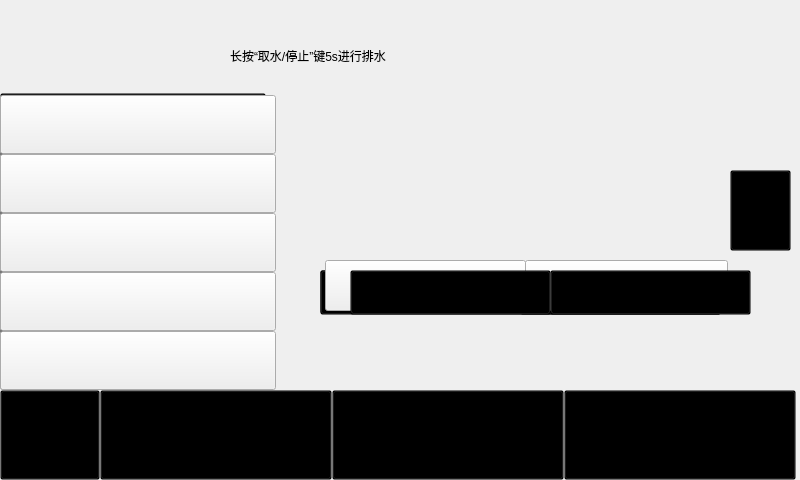
<?xml version="1.0" encoding="UTF-8"?>
<ui version="4.0">
 <class>help</class>
 <widget class="QWidget" name="help">
  <property name="geometry">
   <rect>
    <x>0</x>
    <y>0</y>
    <width>800</width>
    <height>480</height>
   </rect>
  </property>
  <property name="windowTitle">
   <string>window_help</string>
  </property>
  <widget class="QLabel" name="label_bg">
   <property name="geometry">
    <rect>
     <x>0</x>
     <y>0</y>
     <width>800</width>
     <height>390</height>
    </rect>
   </property>
   <property name="styleSheet">
    <string notr="true">border-image: url(:/ui/Ui/help/bg.png);
</string>
   </property>
   <property name="text">
    <string/>
   </property>
  </widget>
  <widget class="QPushButton" name="btn_guide">
   <property name="geometry">
    <rect>
     <x>100</x>
     <y>390</y>
     <width>232</width>
     <height>90</height>
    </rect>
   </property>
   <property name="styleSheet">
    <string notr="true">background-color:transparent</string>
   </property>
   <property name="text">
    <string/>
   </property>
  </widget>
  <widget class="QPushButton" name="btn_home">
   <property name="geometry">
    <rect>
     <x>0</x>
     <y>390</y>
     <width>100</width>
     <height>90</height>
    </rect>
   </property>
   <property name="styleSheet">
    <string notr="true">background-color:transparent</string>
   </property>
   <property name="text">
    <string/>
   </property>
  </widget>
  <widget class="QPushButton" name="btn_fault">
   <property name="geometry">
    <rect>
     <x>332</x>
     <y>390</y>
     <width>232</width>
     <height>90</height>
    </rect>
   </property>
   <property name="styleSheet">
    <string notr="true">background-color:transparent</string>
   </property>
   <property name="text">
    <string/>
   </property>
  </widget>
  <widget class="QPushButton" name="btn_filter">
   <property name="geometry">
    <rect>
     <x>564</x>
     <y>390</y>
     <width>232</width>
     <height>90</height>
    </rect>
   </property>
   <property name="styleSheet">
    <string notr="true">background-color:transparent</string>
   </property>
   <property name="text">
    <string/>
   </property>
  </widget>
  <widget class="QLabel" name="label_home">
   <property name="geometry">
    <rect>
     <x>0</x>
     <y>390</y>
     <width>100</width>
     <height>90</height>
    </rect>
   </property>
   <property name="styleSheet">
    <string notr="true">border-image: url(:/ui/Ui/help/bg.jpg);</string>
   </property>
   <property name="text">
    <string/>
   </property>
  </widget>
  <widget class="QLabel" name="label_guide">
   <property name="geometry">
    <rect>
     <x>100</x>
     <y>390</y>
     <width>232</width>
     <height>90</height>
    </rect>
   </property>
   <property name="styleSheet">
    <string notr="true">border-image: url(:/ui/Ui/help/bg.jpg);</string>
   </property>
   <property name="text">
    <string/>
   </property>
  </widget>
  <widget class="QLabel" name="label_fault">
   <property name="geometry">
    <rect>
     <x>332</x>
     <y>390</y>
     <width>232</width>
     <height>90</height>
    </rect>
   </property>
   <property name="styleSheet">
    <string notr="true">border-image: url(:/ui/Ui/help/bg.jpg);</string>
   </property>
   <property name="text">
    <string/>
   </property>
  </widget>
  <widget class="QLabel" name="label_filter">
   <property name="geometry">
    <rect>
     <x>564</x>
     <y>390</y>
     <width>236</width>
     <height>90</height>
    </rect>
   </property>
   <property name="styleSheet">
    <string notr="true">border-image: url(:/ui/Ui/help/bg.jpg);</string>
   </property>
   <property name="text">
    <string/>
   </property>
  </widget>
  <widget class="QLabel" name="label_home_2">
   <property name="geometry">
    <rect>
     <x>29</x>
     <y>415</y>
     <width>41</width>
     <height>38</height>
    </rect>
   </property>
   <property name="styleSheet">
    <string notr="true">border-image: url(:/ui/Ui/help/1_03.png);</string>
   </property>
   <property name="text">
    <string/>
   </property>
  </widget>
  <widget class="QLabel" name="label_guide_2">
   <property name="geometry">
    <rect>
     <x>153</x>
     <y>420</y>
     <width>125</width>
     <height>29</height>
    </rect>
   </property>
   <property name="styleSheet">
    <string notr="true">border-image: url(:/ui/Ui/help/1_11.png);</string>
   </property>
   <property name="text">
    <string/>
   </property>
  </widget>
  <widget class="QLabel" name="label_fault_2">
   <property name="geometry">
    <rect>
     <x>384</x>
     <y>420</y>
     <width>130</width>
     <height>29</height>
    </rect>
   </property>
   <property name="styleSheet">
    <string notr="true">border-image: url(:/ui/Ui/help/1_06.png);</string>
   </property>
   <property name="text">
    <string/>
   </property>
  </widget>
  <widget class="QLabel" name="label_filter_2">
   <property name="geometry">
    <rect>
     <x>617</x>
     <y>419</y>
     <width>123</width>
     <height>31</height>
    </rect>
   </property>
   <property name="styleSheet">
    <string notr="true">border-image: url(:/ui/Ui/help/1_08.png);</string>
   </property>
   <property name="text">
    <string/>
   </property>
  </widget>
  <widget class="QLabel" name="label_999">
   <property name="geometry">
    <rect>
     <x>0</x>
     <y>213</y>
     <width>276</width>
     <height>59</height>
    </rect>
   </property>
   <property name="styleSheet">
    <string notr="true">background-color:transparent</string>
   </property>
   <property name="text">
    <string/>
   </property>
  </widget>
  <widget class="QPushButton" name="btn_wifi">
   <property name="geometry">
    <rect>
     <x>0</x>
     <y>95</y>
     <width>276</width>
     <height>59</height>
    </rect>
   </property>
   <property name="styleSheet">
    <string notr="true">border-image: url(:/btn/Ui/help/1.png);</string>
   </property>
   <property name="text">
    <string/>
   </property>
  </widget>
  <widget class="QPushButton" name="btn_drain">
   <property name="geometry">
    <rect>
     <x>0</x>
     <y>154</y>
     <width>276</width>
     <height>59</height>
    </rect>
   </property>
   <property name="styleSheet">
    <string notr="true">border-image: url(:/btn/Ui/help/2.png);</string>
   </property>
   <property name="text">
    <string/>
   </property>
  </widget>
  <widget class="QPushButton" name="btn_999">
   <property name="geometry">
    <rect>
     <x>0</x>
     <y>213</y>
     <width>276</width>
     <height>59</height>
    </rect>
   </property>
   <property name="styleSheet">
    <string notr="true">border-image: url(:/btn/Ui/help/3.png);</string>
   </property>
   <property name="text">
    <string/>
   </property>
  </widget>
  <widget class="QPushButton" name="btn_replace">
   <property name="geometry">
    <rect>
     <x>0</x>
     <y>272</y>
     <width>276</width>
     <height>59</height>
    </rect>
   </property>
   <property name="styleSheet">
    <string notr="true">border-image: url(:/btn/Ui/help/4.png);</string>
   </property>
   <property name="text">
    <string/>
   </property>
  </widget>
  <widget class="QPushButton" name="btn_instructions">
   <property name="geometry">
    <rect>
     <x>0</x>
     <y>331</y>
     <width>276</width>
     <height>59</height>
    </rect>
   </property>
   <property name="styleSheet">
    <string notr="true">border-image: url(:/btn/Ui/help/5.png);</string>
   </property>
   <property name="text">
    <string/>
   </property>
  </widget>
  <widget class="QLabel" name="label_set_wifi">
   <property name="geometry">
    <rect>
     <x>350</x>
     <y>110</y>
     <width>401</width>
     <height>205</height>
    </rect>
   </property>
   <property name="styleSheet">
    <string notr="true">border-image: url(:/wifi/Ui/help/set.png);</string>
   </property>
   <property name="text">
    <string/>
   </property>
  </widget>
  <widget class="QPushButton" name="btn_wifi_connect">
   <property name="geometry">
    <rect>
     <x>350</x>
     <y>270</y>
     <width>201</width>
     <height>45</height>
    </rect>
   </property>
   <property name="styleSheet">
    <string notr="true">background-color:transparent</string>
   </property>
   <property name="text">
    <string/>
   </property>
  </widget>
  <widget class="QPushButton" name="btn_wifi_reset">
   <property name="geometry">
    <rect>
     <x>550</x>
     <y>270</y>
     <width>201</width>
     <height>45</height>
    </rect>
   </property>
   <property name="styleSheet">
    <string notr="true">background-color:transparent</string>
   </property>
   <property name="text">
    <string/>
   </property>
  </widget>
  <widget class="QLabel" name="label_drain_info">
   <property name="geometry">
    <rect>
     <x>230</x>
     <y>20</y>
     <width>351</width>
     <height>71</height>
    </rect>
   </property>
   <property name="styleSheet">
    <string notr="true">font: 18pt &quot;黑体&quot;;</string>
   </property>
   <property name="text">
    <string>长按“取水/停止”键5s进行排水</string>
   </property>
  </widget>
  <widget class="QLabel" name="label_dts">
   <property name="geometry">
    <rect>
     <x>320</x>
     <y>90</y>
     <width>416</width>
     <height>229</height>
    </rect>
   </property>
   <property name="styleSheet">
    <string notr="true">border-image: url(:/999/Ui/help/dts.png);</string>
   </property>
   <property name="text">
    <string/>
   </property>
  </widget>
  <widget class="QPushButton" name="btn_ban">
   <property name="geometry">
    <rect>
     <x>325</x>
     <y>260</y>
     <width>201</width>
     <height>51</height>
    </rect>
   </property>
   <property name="styleSheet">
    <string notr="true">border-image: url(:/999/Ui/help/ban.png);</string>
   </property>
   <property name="text">
    <string/>
   </property>
  </widget>
  <widget class="QPushButton" name="btn_allow">
   <property name="geometry">
    <rect>
     <x>525</x>
     <y>260</y>
     <width>203</width>
     <height>51</height>
    </rect>
   </property>
   <property name="styleSheet">
    <string notr="true">border-image: url(:/999/Ui/help/allow.png);</string>
   </property>
   <property name="text">
    <string/>
   </property>
  </widget>
  <widget class="QPushButton" name="btn_next">
   <property name="geometry">
    <rect>
     <x>730</x>
     <y>170</y>
     <width>61</width>
     <height>81</height>
    </rect>
   </property>
   <property name="styleSheet">
    <string notr="true">background-color:transparent</string>
   </property>
   <property name="text">
    <string/>
   </property>
  </widget>
  <widget class="QPushButton" name="btn_return">
   <property name="geometry">
    <rect>
     <x>9</x>
     <y>170</y>
     <width>61</width>
     <height>81</height>
    </rect>
   </property>
   <property name="styleSheet">
    <string notr="true">background-color:transparent</string>
   </property>
   <property name="text">
    <string/>
   </property>
  </widget>
  <widget class="QLabel" name="label_fault_bg">
   <property name="geometry">
    <rect>
     <x>0</x>
     <y>0</y>
     <width>800</width>
     <height>44</height>
    </rect>
   </property>
   <property name="styleSheet">
    <string notr="true"/>
   </property>
   <property name="text">
    <string/>
   </property>
  </widget>
  <widget class="QLabel" name="label_filter_bg">
   <property name="geometry">
    <rect>
     <x>0</x>
     <y>0</y>
     <width>800</width>
     <height>390</height>
    </rect>
   </property>
   <property name="styleSheet">
    <string notr="true">border-image: url(:/filter/Ui/help/1_03.jpg);</string>
   </property>
   <property name="text">
    <string/>
   </property>
  </widget>
  <widget class="QLabel" name="label_f3">
   <property name="geometry">
    <rect>
     <x>0</x>
     <y>291</y>
     <width>266</width>
     <height>99</height>
    </rect>
   </property>
   <property name="styleSheet">
    <string notr="true">border-image: url(:/filter/Ui/help/f3.png);</string>
   </property>
   <property name="text">
    <string/>
   </property>
  </widget>
  <widget class="QLabel" name="label_f2">
   <property name="geometry">
    <rect>
     <x>0</x>
     <y>192</y>
     <width>266</width>
     <height>99</height>
    </rect>
   </property>
   <property name="styleSheet">
    <string notr="true">border-image: url(:/filter/Ui/help/f2.png);</string>
   </property>
   <property name="text">
    <string/>
   </property>
  </widget>
  <widget class="QLabel" name="label_f1">
   <property name="geometry">
    <rect>
     <x>0</x>
     <y>93</y>
     <width>266</width>
     <height>99</height>
    </rect>
   </property>
   <property name="styleSheet">
    <string notr="true">border-image: url(:/filter/Ui/help/f1.png);</string>
   </property>
   <property name="text">
    <string/>
   </property>
  </widget>
  <widget class="QLabel" name="label_f_warn">
   <property name="geometry">
    <rect>
     <x>320</x>
     <y>100</y>
     <width>401</width>
     <height>215</height>
    </rect>
   </property>
   <property name="styleSheet">
    <string notr="true">border-image: url(:/filter/Ui/help/f_warn.png);</string>
   </property>
   <property name="text">
    <string/>
   </property>
  </widget>
  <widget class="QPushButton" name="btn_f_w">
   <property name="geometry">
    <rect>
     <x>320</x>
     <y>270</y>
     <width>401</width>
     <height>45</height>
    </rect>
   </property>
   <property name="styleSheet">
    <string notr="true">background-color:transparent</string>
   </property>
   <property name="text">
    <string/>
   </property>
  </widget>
  <widget class="QPushButton" name="btn_f1">
   <property name="geometry">
    <rect>
     <x>0</x>
     <y>93</y>
     <width>266</width>
     <height>99</height>
    </rect>
   </property>
   <property name="styleSheet">
    <string notr="true">background-color:transparent</string>
   </property>
   <property name="text">
    <string/>
   </property>
  </widget>
  <widget class="QPushButton" name="btn_f2">
   <property name="geometry">
    <rect>
     <x>0</x>
     <y>192</y>
     <width>266</width>
     <height>99</height>
    </rect>
   </property>
   <property name="styleSheet">
    <string notr="true">background-color:transparent</string>
   </property>
   <property name="text">
    <string/>
   </property>
  </widget>
  <widget class="QPushButton" name="btn_f3">
   <property name="geometry">
    <rect>
     <x>0</x>
     <y>291</y>
     <width>266</width>
     <height>99</height>
    </rect>
   </property>
   <property name="styleSheet">
    <string notr="true">background-color:transparent</string>
   </property>
   <property name="text">
    <string/>
   </property>
  </widget>
  <widget class="QLabel" name="label_f_replace">
   <property name="geometry">
    <rect>
     <x>320</x>
     <y>100</y>
     <width>401</width>
     <height>215</height>
    </rect>
   </property>
   <property name="styleSheet">
    <string notr="true">border-image: url(:/filter/Ui/help/f_replace.png);</string>
   </property>
   <property name="text">
    <string/>
   </property>
  </widget>
  <widget class="QPushButton" name="btn_f_re_yes">
   <property name="geometry">
    <rect>
     <x>520</x>
     <y>270</y>
     <width>201</width>
     <height>45</height>
    </rect>
   </property>
   <property name="styleSheet">
    <string notr="true">background-color:transparent;</string>
   </property>
   <property name="text">
    <string/>
   </property>
  </widget>
  <widget class="QPushButton" name="btn_w_y">
   <property name="geometry">
    <rect>
     <x>320</x>
     <y>270</y>
     <width>401</width>
     <height>44</height>
    </rect>
   </property>
   <property name="styleSheet">
    <string notr="true">background-color:transparent</string>
   </property>
   <property name="text">
    <string/>
   </property>
  </widget>
  <zorder>label_f_warn</zorder>
  <zorder>label_f_replace</zorder>
  <zorder>btn_w_y</zorder>
  <zorder>label_dts</zorder>
  <zorder>btn_f_re_yes</zorder>
  <zorder>label_f3</zorder>
  <zorder>btn_f3</zorder>
  <zorder>label_f2</zorder>
  <zorder>btn_f2</zorder>
  <zorder>label_f1</zorder>
  <zorder>btn_f1</zorder>
  <zorder>label_filter_bg</zorder>
  <zorder>btn_f_w</zorder>
  <zorder>label_drain_info</zorder>
  <zorder>label_fault_bg</zorder>
  <zorder>btn_return</zorder>
  <zorder>btn_next</zorder>
  <zorder>btn_ban</zorder>
  <zorder>btn_allow</zorder>
  <zorder>btn_wifi_connect</zorder>
  <zorder>btn_wifi_reset</zorder>
  <zorder>label_set_wifi</zorder>
  <zorder>label_bg</zorder>
  <zorder>label_home</zorder>
  <zorder>label_guide</zorder>
  <zorder>label_fault</zorder>
  <zorder>label_filter</zorder>
  <zorder>label_home_2</zorder>
  <zorder>label_guide_2</zorder>
  <zorder>label_fault_2</zorder>
  <zorder>label_filter_2</zorder>
  <zorder>btn_fault</zorder>
  <zorder>btn_filter</zorder>
  <zorder>btn_guide</zorder>
  <zorder>btn_home</zorder>
  <zorder>label_999</zorder>
  <zorder>btn_drain</zorder>
  <zorder>btn_999</zorder>
  <zorder>btn_replace</zorder>
  <zorder>btn_instructions</zorder>
  <zorder>btn_wifi</zorder>
 </widget>
 <resources>
  <include location="help.qrc"/>
 </resources>
 <connections/>
</ui>
